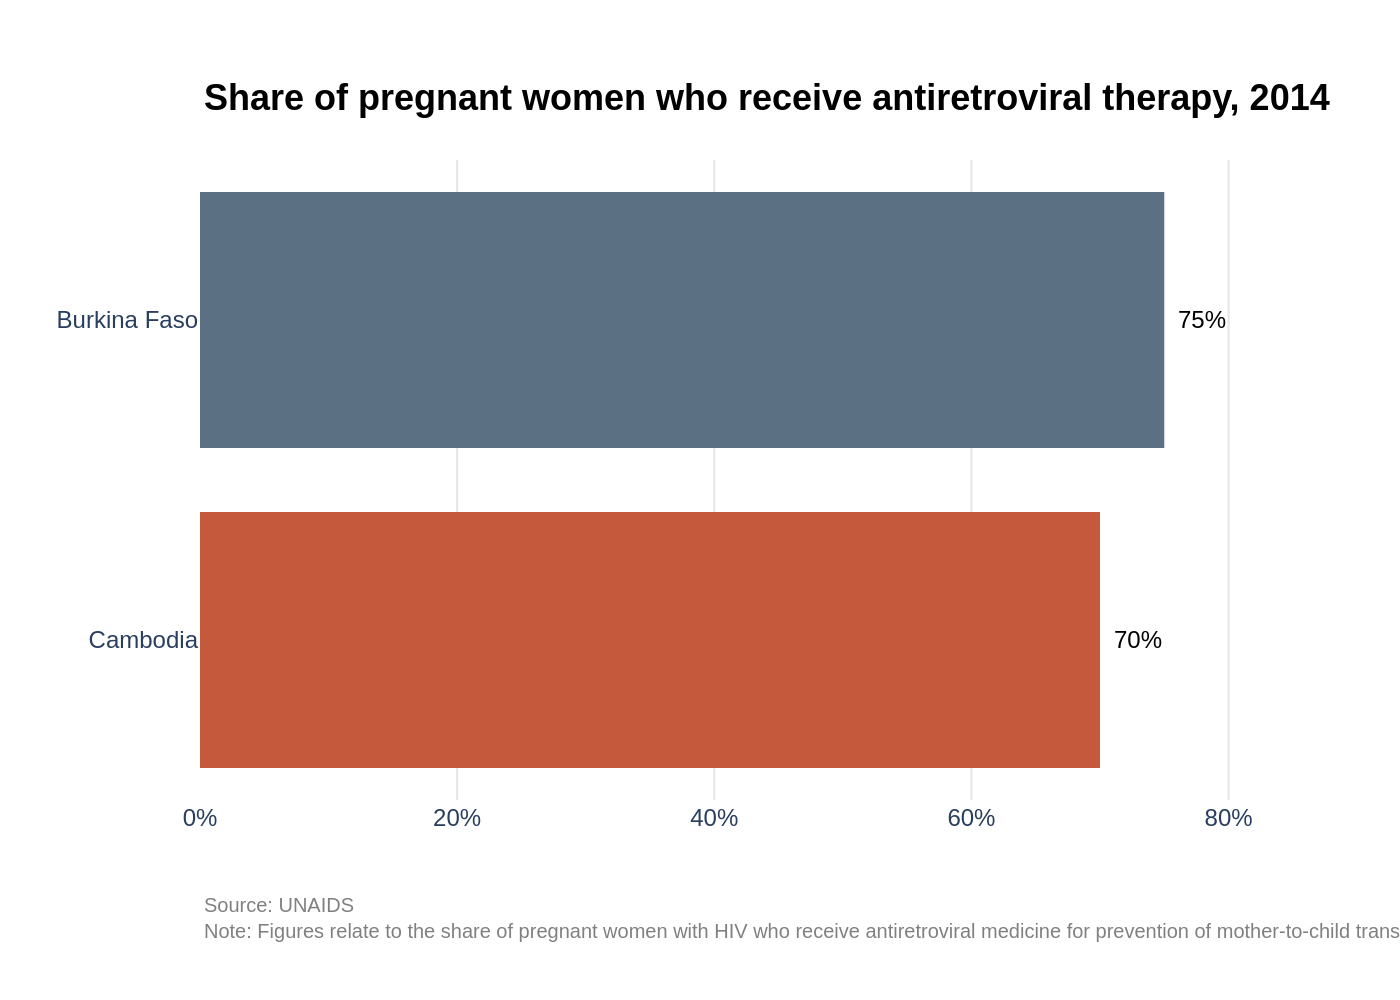

Source code (Python):
import sys
import json
import os
import plotly.graph_objects as go

# Ensure a JSON file path is provided as a command-line argument
if len(sys.argv) != 2:
    print("Usage: python create_chart.py <path_to_json_file>")
    sys.exit(1)

json_path = sys.argv[1]

# Read the JSON file
try:
    with open(json_path, 'r', encoding='utf-8') as f:
        chart_info = json.load(f)
except FileNotFoundError:
    print(f"Error: JSON file not found at {json_path}")
    sys.exit(1)
except json.JSONDecodeError:
    print(f"Error: Could not decode JSON from {json_path}")
    sys.exit(1)

# Extract data from the JSON object
chart_data = chart_info.get('chart_data', [])
texts = chart_info.get('texts', {})
colors = chart_info.get('colors', [])

# Prepare data for Plotly's horizontal bar chart (requires reversing order for top-down display)
categories = [d['category'] for d in chart_data][::-1]
values = [d['value'] for d in chart_data][::-1]
reversed_colors = colors[::-1]

# Initialize the figure
fig = go.Figure()

# Add the bar trace
fig.add_trace(go.Bar(
    y=categories,
    x=values,
    orientation='h',
    marker=dict(color=reversed_colors, line_width=0),
    hoverinfo='none',
    cliponaxis=False
))

# Create a list for all annotations
annotations = []

# Add data labels at the end of each bar
for i in range(len(values)):
    annotations.append(dict(
        xref='x', yref='y',
        x=values[i], y=categories[i],
        text=f"{values[i]}%",
        font=dict(family='Arial', size=12, color='black'),
        showarrow=False,
        xanchor='left',
        xshift=5
    ))

# Construct and add the title
title_text = f"<b>{texts.get('title', '')}</b>"
if texts.get('subtitle'):
    title_text += f"<br><sub>{texts['subtitle']}</sub>"

annotations.append(dict(
    xref='paper', yref='paper',
    x=0, y=1.06,
    xanchor='left', yanchor='bottom',
    text=title_text,
    font=dict(family='Arial', size=18, color='black'),
    showarrow=False,
    align='left'
))

# Add the source text
annotations.append(dict(
    xref='paper', yref='paper',
    x=0, y=-0.14,
    xanchor='left', yanchor='top',
    text=texts.get('source', ''),
    font=dict(family='Arial', size=10, color='grey'),
    showarrow=False,
    align='left'
))

# Update layout for a clean and accurate appearance
fig.update_layout(
    annotations=annotations,
    plot_bgcolor='white',
    paper_bgcolor='white',
    showlegend=False,
    font=dict(family="Arial"),
    margin=dict(l=100, r=60, t=80, b=100),
    xaxis=dict(
        showgrid=True,
        gridcolor='#E5E5E5',
        gridwidth=1,
        zeroline=False,
        showline=False,
        showticklabels=True,
        ticksuffix='%',
        range=[0, max(values) * 1.12]
    ),
    yaxis=dict(
        showgrid=False,
        showline=False,
        showticklabels=True,
        categoryorder='array',
        categoryarray=categories,
        tickfont=dict(size=12)
    )
)

# Derive the output filename from the input JSON path
base_filename = os.path.splitext(os.path.basename(json_path))[0]
output_filename = f"{base_filename}.png"

# Write the image file
fig.write_image(output_filename, scale=2)

print(f"Chart saved to {output_filename}")
